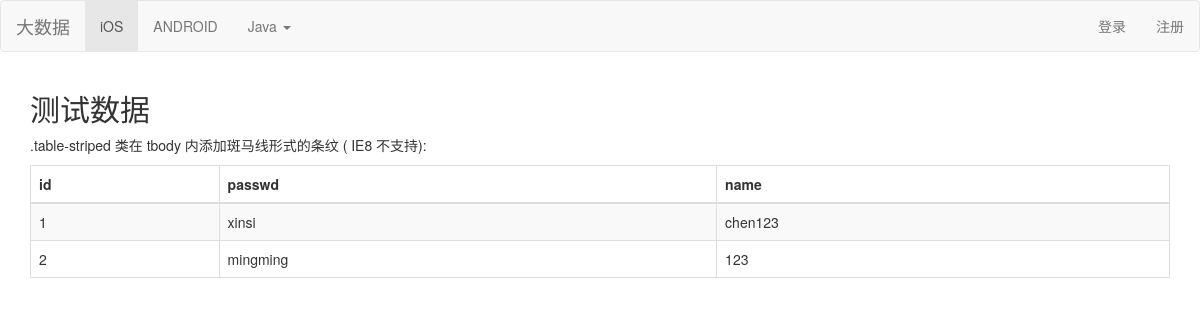
Before: / with the older database file.
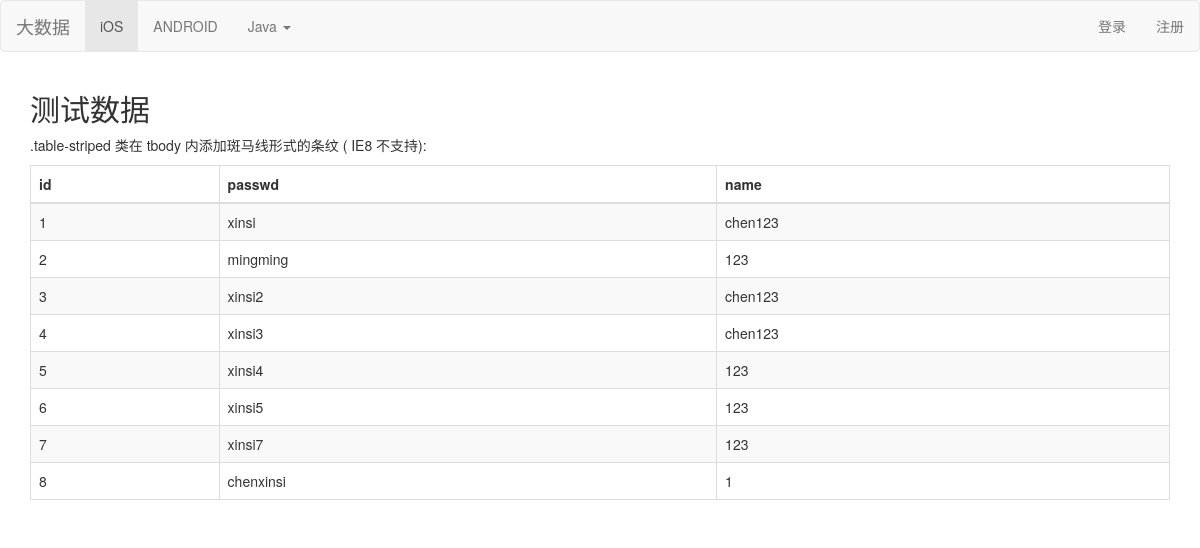
After: the same page with the newer database file.
### blog/models.py (models this page shows, shortened)
class Users(models.Model):
    id = models.AutoField(u'id',primary_key=True)
    name = models.CharField(u'name',max_length=256)
    passwd = models.CharField(u'passwd',max_length=256)

### blog/views.py (the view)
# urls.py: url(r'^$', views.index),
def index(request):
  userdata = Users.objects.all().values_list('id', 'name', 'passwd')
  return render(request, 'index.html',{'name':None,'userdata':userdata,'keys':keys})

### blog/templates/index.html (shortened to what this page needs)
<!DOCTYPE html>
<html>
<head>
	<link rel="stylesheet" href="https://cdn.bootcss.com/bootstrap/3.3.7/css/bootstrap.min.css">
</head>
<body>
<nav class="navbar navbar-default" role="navigation">
    <div class="container-fluid">
    <div class="navbar-header">
        <a class="navbar-brand" href="#">大数据</a>
    </div>
    <div>
        <ul class="nav navbar-nav">
            <li class="active"><a href="#">iOS</a></li>
            <li><a href="#">ANDROID</a></li>
            <li class="dropdown">
                <a href="#" class="dropdown-toggle" data-toggle="dropdown">
                    Java
                    <b class="caret"></b>
                </a>
            </li>
        </ul>
    </div>
    <div class="nav navbar-right">
        {% if name is None %}
        <ul class="nav navbar-nav">
            <li><a href="/toLogin/">登录</a></li>
            <li><a href="/toRegister/">注册</a></li>
        </ul>
        {% endif %}
    </div>
    </div>
</nav>
<div class="container">
	<h2>测试数据</h2>
	<p> .table-striped 类在 tbody 内添加斑马线形式的条纹 ( IE8 不支持):</p>
	<table class="table table-striped table-bordered">
		<thead>
			<tr>
                {% for key in keys %}
				<th>{{ key }}</th>
                {% endfor %}
			</tr>
		</thead>
		<tbody>
        {% for user in userdata %}
			<tr>
                {% for data in user %}
				<td>{{  data }}</td>
                {% endfor %}
			</tr>
        {% endfor %}
		</tbody>
	</table>
</div>
</body>
</html>

Changed rows visible on the page:
added Users: user "3" "xinsi2" "chen123"
added Users: user "4" "xinsi3" "chen123"
added Users: user "5" "xinsi4" "123"
added Users: user "6" "xinsi5" "123"
added Users: user "7" "xinsi7" "123"
added Users: user "8" "chenxinsi" "1"
